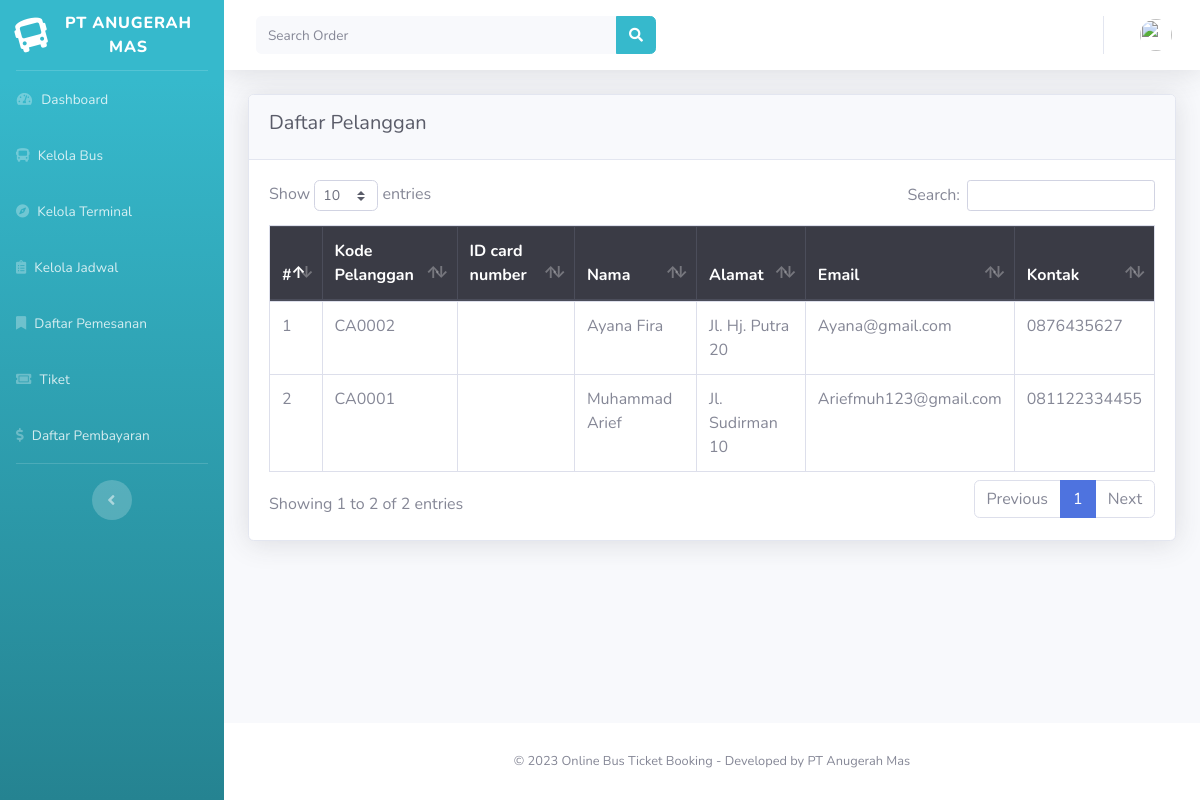
The page /index.php/backend/pelanggan on the database its author committed.
### tables this page shows
CREATE TABLE `tbl_pelanggan` (
  `kd_pelanggan` varchar(50) NOT NULL,
  `username_pelanggan` varchar(50) NOT NULL,
  `password_pelanggan` varchar(200) NOT NULL,
  `no_ktp_pelanggan` varchar(50) NOT NULL,
  `nama_pelanggan` varchar(100) NOT NULL,
  `alamat_pelanggan` varchar(200) NOT NULL,
  `email_pelanggan` varchar(100) NOT NULL,
  `telpon_pelanggan` varchar(20) NOT NULL,
  `img_pelanggan` varchar(200) NOT NULL,
  `status_pelanggan` int(1) DEFAULT NULL,
  `date_create_pelanggan` varchar(50) DEFAULT NULL
);

### application/controllers/backend/Pelanggan.php (called while the page is built, shortened)
<?php
class Pelanggan extends CI_Controller {
	function __construct(){
		$this->load->helper('tglindo_helper');
		$this->load->model('getkod_model');
	}
	public function index(){
		$data['title'] = "Customers List";
		$data['pelanggan'] = $this->db->query("SELECT * FROM tbl_pelanggan")->result_array();
		$this->load->view('backend/pelanggan', $data);
	}
}

### index.php (called while the page is built, shortened)
<?php
require_once BASEPATH.'core/CodeIgniter.php';

### application/views/backend/pelanggan.php (the view, shortened to what this page needs)
<!DOCTYPE html>
<html lang="en">
  <head>
  </head>
  <body id="page-top">
    <div class="container-fluid">
      <div class="card shadow mb-4">
        <div class="card-header py-3">
        <h1 class="h5 text-gray-800">Daftar Pelanggan</h1>
        </div>
        <div class="card-body">
          <div class="table-responsive">
            <table class="table table-bordered table-hover" id="dataTable" width="100%" cellspacing="0">
            <thead class="thead-dark">
                <tr>
                  <th>#</th>
                  <th>Kode Pelanggan</th>
                  <th>ID card number</th>
                  <th>Nama</th>
                  <th>Alamat </th>
                  <th>Email</th>
                  <th>Kontak</th>
                </tr>
              </thead>
              <tbody>
                <?php $i=1;foreach ($pelanggan as $row) { ?>
                  <tr>
                    <td><?= $i++; ?></td>
                    <td><?= $row['kd_pelanggan']; ?></td>
                    <td><?= $row['no_ktp_pelanggan']; ?></td>
                    <td><?= $row['nama_pelanggan']; ?></td>
                    <td><?= $row['alamat_pelanggan']; ?></td>
                    <td><?= $row['email_pelanggan']; ?></td>
                    <td><?= $row['telpon_pelanggan']; ?></td>
                  </tr>
                <?php } ?>
            </tbody>
          </table>
        </div>
      </div>
    </div>
  </div>
</div>
</body>
</html>

### rows shown on the page
tbl_pelanggan: kd_pelanggan "CA0002", nama_pelanggan "Ayana Fira", alamat_pelanggan "Jl. Hj. Putra 20", email_pelanggan "Ayana@gmail.com", telpon_pelanggan "0876435627"
tbl_pelanggan: kd_pelanggan "CA0001", nama_pelanggan "Muhammad Arief", alamat_pelanggan "Jl. Sudirman 10", email_pelanggan "Ariefmuh123@gmail.com", telpon_pelanggan "081122334455"
